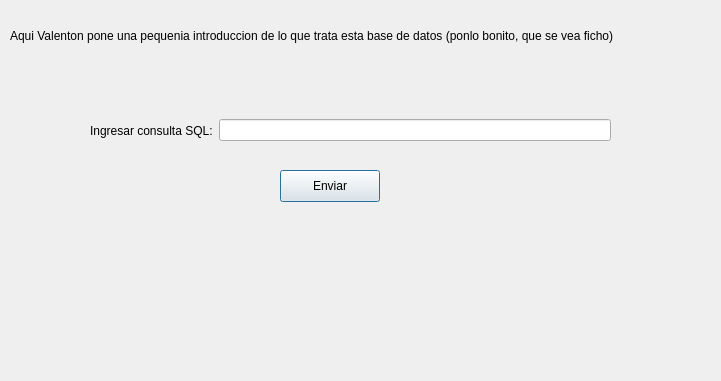
<?xml version="1.0" encoding="UTF-8"?>
<ui version="4.0">
 <class>Home</class>
 <widget class="QDialog" name="Home">
  <property name="geometry">
   <rect>
    <x>0</x>
    <y>0</y>
    <width>721</width>
    <height>381</height>
   </rect>
  </property>
  <property name="windowTitle">
   <string>Dialog</string>
  </property>
  <widget class="QLabel" name="label">
   <property name="geometry">
    <rect>
     <x>10</x>
     <y>10</y>
     <width>691</width>
     <height>51</height>
    </rect>
   </property>
   <property name="text">
    <string>Aqui Valenton pone una pequenia introduccion de lo que trata esta base de datos (ponlo bonito, que se vea ficho)</string>
   </property>
  </widget>
  <widget class="QPushButton" name="pushButton">
   <property name="geometry">
    <rect>
     <x>280</x>
     <y>170</y>
     <width>100</width>
     <height>32</height>
    </rect>
   </property>
   <property name="text">
    <string>Enviar</string>
   </property>
  </widget>
  <widget class="QWidget" name="">
   <property name="geometry">
    <rect>
     <x>90</x>
     <y>100</y>
     <width>521</width>
     <height>61</height>
    </rect>
   </property>
   <layout class="QHBoxLayout" name="horizontalLayout">
    <item>
     <widget class="QLabel" name="label_2">
      <property name="text">
       <string>Ingresar consulta SQL:</string>
      </property>
     </widget>
    </item>
    <item>
     <widget class="QLineEdit" name="sentenciaSQL"/>
    </item>
   </layout>
  </widget>
 </widget>
 <resources/>
 <connections/>
</ui>
